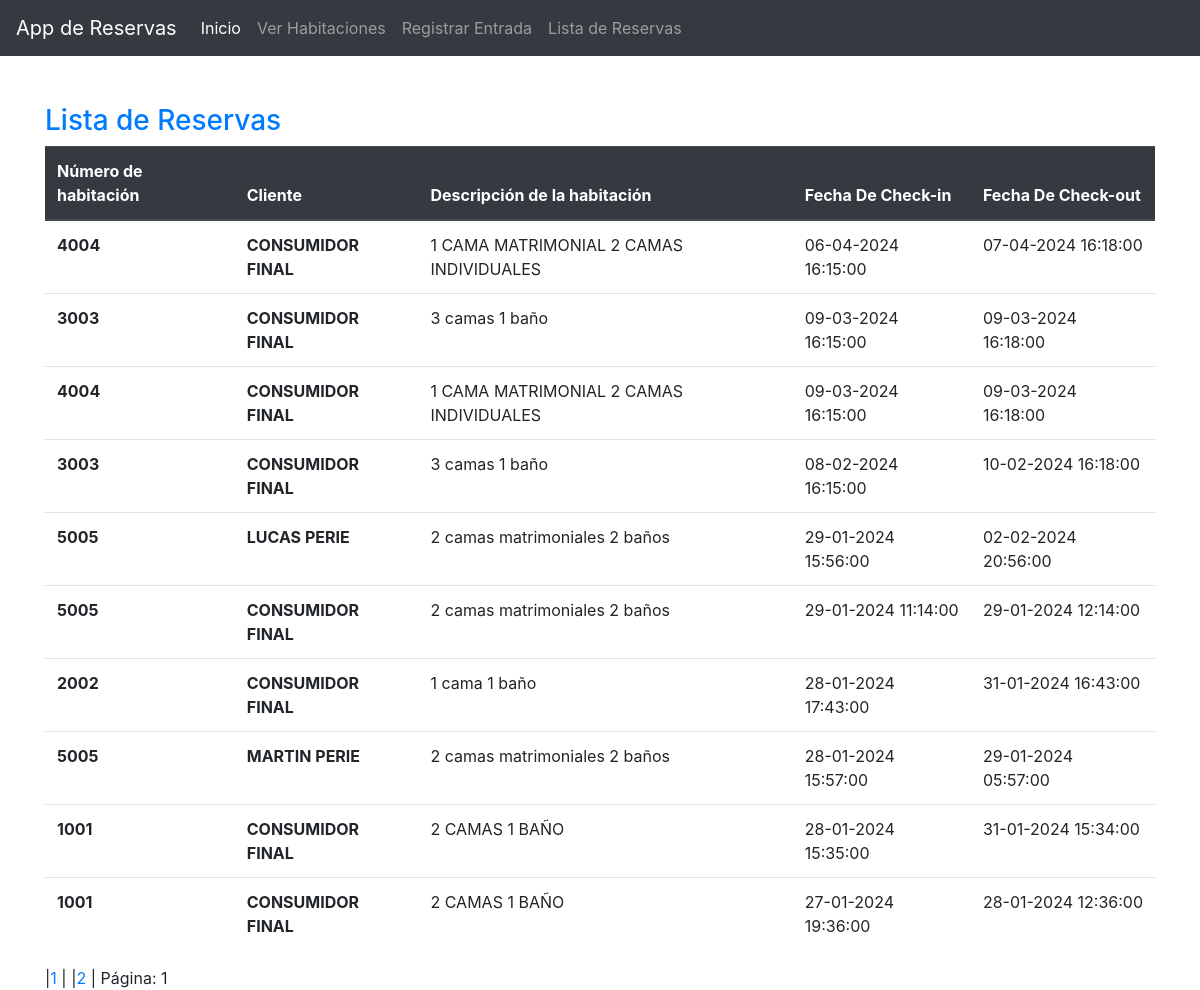
The page /listas_reservas.php on the database its author committed.
### tables this page shows
CREATE TABLE `reservaciones` (
  `ID` int(11) NOT NULL,
  `NUM_HAB` int(11) NOT NULL,
  `ID_CLIENTE` int(11) NOT NULL,
  `CHECKIN` datetime NOT NULL,
  `CHECKOUT` datetime NOT NULL,
  `ESTADO` int(11) NOT NULL
);

CREATE TABLE `clientes` (
  `ID` int(11) NOT NULL,
  `NOM_CLI` varchar(100) NOT NULL,
  `APE_CLI` varchar(100) NOT NULL,
  `DOC_CLI` varchar(100) NOT NULL
);

CREATE TABLE `habitaciones` (
  `ID` int(11) NOT NULL,
  `NUM_HAB` int(11) NOT NULL,
  `DESCRIPCION` varchar(100) NOT NULL,
  `CANT_HUESPEDES` int(11) NOT NULL,
  `DISPONIBILIDAD` int(11) NOT NULL
);

### listas_reservas.php (the view)
<?php
include("header.php");
include("conn.php");
$registrosPorPagina = 10;
$paginaActual = isset($_GET['pagina']) ? $_GET['pagina'] : 1;
$inicio = ($paginaActual - 1) * $registrosPorPagina;
?>
<div class="container mt-5">
    <h3 class="text-primary">Lista de Reservas</h3>
<table class="table">
  <thead class="thead-dark">
    <tr>
      <th scope="col">Número de habitación</th>
      <th scope="col">Cliente</th>
      <th scope="col">Descripción de la habitación</th>
      <th scope="col">Fecha De Check-in</th>
      <th scope="col">Fecha De Check-out</th>
    </tr>
  </thead>
  <tbody>
    <?php
       $sql="SELECT * FROM reservaciones ORDER BY CHECKIN DESC LIMIT $inicio, $registrosPorPagina";
       if($resultado=mysqli_query($conn,$sql)){
       while($registro=mysqli_fetch_assoc($resultado)){
        $NUM_HAB=$registro["NUM_HAB"];
        $ID_CLIENTE=$registro["ID_CLIENTE"];
        $CHECKIN=date("d-m-Y H:i:s", strtotime($registro["CHECKIN"]));
        $CHECKOUT=date("d-m-Y H:i:s", strtotime($registro["CHECKOUT"]));
        $DESCRIPCION=" ";
            $sql_hab="SELECT * FROM habitaciones WHERE NUM_HAB='$NUM_HAB' ";
                if($resultado_hab=mysqli_query($conn,$sql_hab)){
                while($registro_hab=mysqli_fetch_assoc($resultado_hab)){
                    $DESCRIPCION=$registro_hab["DESCRIPCION"];
                }
            }
            $sql_cli="SELECT * FROM clientes WHERE ID='$ID_CLIENTE' ";
                if($resultado_cli=mysqli_query($conn,$sql_cli)){
                while($registro_cli=mysqli_fetch_assoc($resultado_cli)){
                    $NOM_CLI=$registro_cli["NOM_CLI"];
                    $APE_CLI=$registro_cli["APE_CLI"];
                }
            }
    ?>
    <tr>
      <th scope="row"><?php echo $NUM_HAB ?></th>
      <th scope="row"><?php echo $NOM_CLI." ".$APE_CLI ?></th>
      <td><?php echo $DESCRIPCION ?></td>
      <td><?php echo $CHECKIN ?></td>
      <td><?php echo $CHECKOUT ?></td>
    </tr>
  <?php
       }
    }
  ?>
</tbody>
</table>
<?php
$sql_total = "SELECT COUNT(*) as total FROM reservaciones";
$resultado_total = mysqli_query($conn, $sql_total);
$fila_total = mysqli_fetch_assoc($resultado_total);
$totalRegistros = $fila_total['total'];
$totalPaginas = ceil($totalRegistros / $registrosPorPagina);
for ($i = 1; $i <= $totalPaginas; $i++) {
    echo "|<a href='listas_reservas.php?pagina=$i'>$i</a> | ";
}
if(!isset($_GET['pagina'])){
    $pag=1;
}else{
  $pag=$_GET['pagina'];
}
echo "Página: ".$pag;
?>
</div>
<?php
include("footer.php");
?>

### header.php (shortened to what this page needs)
<!DOCTYPE html>
<html lang="en">
<head>
    <link rel="stylesheet" href="https://cdn.jsdelivr.net/npm/bootstrap@4.6.2/dist/css/bootstrap.min.css">
</head>
<nav class="navbar navbar-expand-lg navbar-dark bg-dark">
  <a class="navbar-brand" href="index.php">App de Reservas</a>
  <div class="collapse navbar-collapse" id="navbarNav">
    <ul class="navbar-nav">
      <li class="nav-item active">
        <a class="nav-link" href="index.php">Inicio <span class="sr-only">(current)</span></a>
      </li>
      <li class="nav-item">
        <a class="nav-link" href="habitaciones.php">Ver Habitaciones</a>
      </li>
      <li class="nav-item">
        <a class="nav-link" href="registrar_entrada.php">Registrar Entrada</a>
      </li>
      <li class="nav-item">
        <a class="nav-link" href="listas_reservas.php">Lista de Reservas</a>
      </li>
    </ul>
  </div>
</nav>
<body>

### rows shown on the page
reservaciones: NUM_HAB "4004", ID_CLIENTE.NOM_CLI "CONSUMIDOR", ID_CLIENTE.APE_CLI "FINAL", habitaciones.DESCRIPCION "1 CAMA MATRIMONIAL 2 CAMAS INDIVIDUALES", CHECKIN "06-04-2024 16:15:00", CHECKOUT "07-04-2024 16:18:00"
reservaciones: NUM_HAB "3003", ID_CLIENTE.NOM_CLI "CONSUMIDOR", ID_CLIENTE.APE_CLI "FINAL", habitaciones.DESCRIPCION "3 camas 1 baño", CHECKIN "09-03-2024 16:15:00", CHECKOUT "09-03-2024 16:18:00"
reservaciones: NUM_HAB "4004", ID_CLIENTE.NOM_CLI "CONSUMIDOR", ID_CLIENTE.APE_CLI "FINAL", habitaciones.DESCRIPCION "1 CAMA MATRIMONIAL 2 CAMAS INDIVIDUALES", CHECKIN "09-03-2024 16:15:00", CHECKOUT "09-03-2024 16:18:00"
reservaciones: NUM_HAB "3003", ID_CLIENTE.NOM_CLI "CONSUMIDOR", ID_CLIENTE.APE_CLI "FINAL", habitaciones.DESCRIPCION "3 camas 1 baño", CHECKIN "08-02-2024 16:15:00", CHECKOUT "10-02-2024 16:18:00"
reservaciones: NUM_HAB "5005", ID_CLIENTE.NOM_CLI "LUCAS", ID_CLIENTE.APE_CLI "PERIE", habitaciones.DESCRIPCION "2 camas matrimoniales 2 baños", CHECKIN "29-01-2024 15:56:00", CHECKOUT "02-02-2024 20:56:00"
reservaciones: NUM_HAB "5005", ID_CLIENTE.NOM_CLI "CONSUMIDOR", ID_CLIENTE.APE_CLI "FINAL", habitaciones.DESCRIPCION "2 camas matrimoniales 2 baños", CHECKIN "29-01-2024 11:14:00", CHECKOUT "29-01-2024 12:14:00"
reservaciones: NUM_HAB "2002", ID_CLIENTE.NOM_CLI "CONSUMIDOR", ID_CLIENTE.APE_CLI "FINAL", habitaciones.DESCRIPCION "1 cama 1 baño", CHECKIN "28-01-2024 17:43:00", CHECKOUT "31-01-2024 16:43:00"
reservaciones: NUM_HAB "5005", ID_CLIENTE.NOM_CLI "MARTIN", ID_CLIENTE.APE_CLI "PERIE", habitaciones.DESCRIPCION "2 camas matrimoniales 2 baños", CHECKIN "28-01-2024 15:57:00", CHECKOUT "29-01-2024 05:57:00"
reservaciones: NUM_HAB "1001", ID_CLIENTE.NOM_CLI "CONSUMIDOR", ID_CLIENTE.APE_CLI "FINAL", habitaciones.DESCRIPCION "2 CAMAS 1 BAÑO", CHECKIN "28-01-2024 15:35:00", CHECKOUT "31-01-2024 15:34:00"
reservaciones: NUM_HAB "1001", ID_CLIENTE.NOM_CLI "CONSUMIDOR", ID_CLIENTE.APE_CLI "FINAL", habitaciones.DESCRIPCION "2 CAMAS 1 BAÑO", CHECKIN "27-01-2024 19:36:00", CHECKOUT "28-01-2024 12:36:00"

### other values the page prints
$pag "1"
